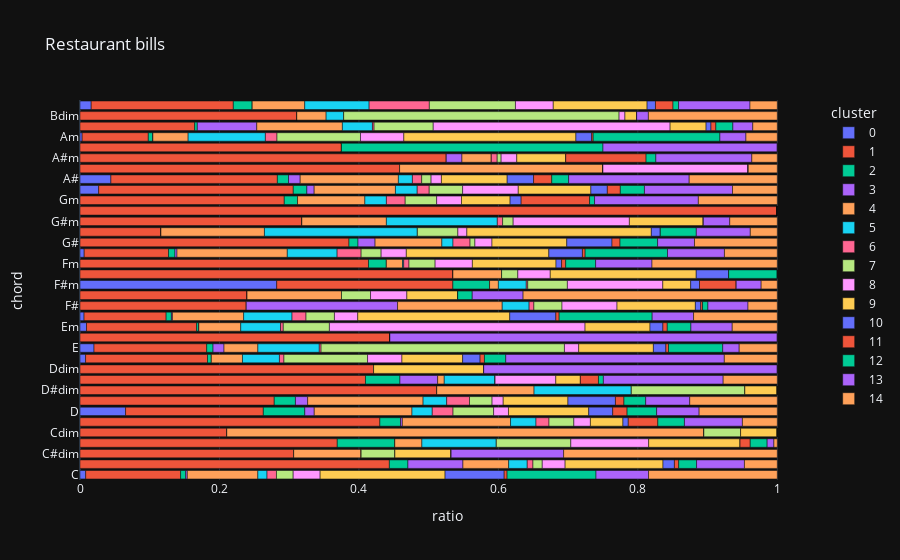

The code cell stored with this chart in its notebook:
### Code cell
clusterChordsRatio['cluster'] = clusterChordsRatio['cluster'].astype(str)
fig = px.bar(clusterChordsRatio, x="ratio", y="chord", color='cluster', orientation='h',
             height=800,
             template='plotly_dark',
             title='Restaurant bills')
fig.show()

### Figure 1 — Plotly figure (JSON) as saved in the notebook; plotly's stock layout.template omitted (floating-point values rounded to 4 significant figures)
{"data": [{"alignmentgroup": "True", "hovertemplate": "cluster=0<br>ratio=%{x}<br>chord=%{y}<extra></extra>", "legendgroup": "0", "marker": {"color": "#636efa", "pattern": {"shape": ""}}, "name": "0", "offsetgroup": "0", "orientation": "h", "showlegend": true, "textposition": "auto", "type": "bar", "x": [0.008175, 0, 0, 0, 0, 0, 0.06537, 0, 0, 0, 0, 0.008012, 0.02011, 0, 0.009346, 0.005816, 0, 0, 0.2821, 0, 0, 0.005993, 0, 0, 0, 0, 0, 0.02679, 0.04433, 0, 0, 0, 0.003086, 0, 0, 0.01606], "xaxis": "x", "y": ["C", "C#", "C#dim", "C#m", "Cdim", "Cm", "D", "D#", "D#dim", "D#m", "Ddim", "Dm", "E", "Edim", "Em", "F", "F#", "F#dim", "F#m", "Fdim", "Fm", "G", "G#", "G#dim", "G#m", "Gdim", "Gm", "A", "A#", "A#dim", "A#m", "Adim", "Am", "B", "Bdim", "Bm"], "yaxis": "y"}, {"alignmentgroup": "True", "hovertemplate": "cluster=1<br>ratio=%{x}<br>chord=%{y}<extra></extra>", "legendgroup": "1", "marker": {"color": "#EF553B", "pattern": {"shape": ""}}, "name": "1", "offsetgroup": "1", "orientation": "h", "showlegend": true, "textposition": "auto", "type": "bar", "x": [0.1361, 0.4436, 0.3065, 0.3689, 0.2105, 0.43, 0.1975, 0.2785, 0.5116, 0.4094, 0.4211, 0.1748, 0.1616, 0.4444, 0.1579, 0.1177, 0.2384, 0.2396, 0.2526, 0.5349, 0.4137, 0.121, 0.3857, 0.1161, 0.3182, 1, 0.293, 0.279, 0.2387, 0.4583, 0.5253, 0.375, 0.09486, 0.1645, 0.3109, 0.2038], "xaxis": "x", "y": ["C", "C#", "C#dim", "C#m", "Cdim", "Cm", "D", "D#", "D#dim", "D#m", "Ddim", "Dm", "E", "Edim", "Em", "F", "F#", "F#dim", "F#m", "Fdim", "Fm", "G", "G#", "G#dim", "G#m", "Gdim", "Gm", "A", "A#", "A#dim", "A#m", "Adim", "Am", "B", "Bdim", "Bm"], "yaxis": "y"}, {"alignmentgroup": "True", "hovertemplate": "cluster=2<br>ratio=%{x}<br>chord=%{y}<extra></extra>", "legendgroup": "2", "marker": {"color": "#00cc96", "pattern": {"shape": ""}}, "name": "2", "offsetgroup": "2", "orientation": "h", "showlegend": true, "textposition": "auto", "type": "bar", "x": [0.007352, 0.02664, 0, 0.08252, 0, 0.02969, 0.05948, 0.03044, 0, 0.04941, 0, 0.005521, 0.009085, 0, 0.002742, 0.007606, 0, 0, 0.05263, 0, 0.02567, 0.009202, 0.01297, 0, 0, 0, 0.019, 0.01951, 0.01603, 0, 0, 0, 0.006452, 0.003749, 0, 0.02711], "xaxis": "x", "y": ["C", "C#", "C#dim", "C#m", "Cdim", "Cm", "D", "D#", "D#dim", "D#m", "Ddim", "Dm", "E", "Edim", "Em", "F", "F#", "F#dim", "F#m", "Fdim", "Fm", "G", "G#", "G#dim", "G#m", "Gdim", "Gm", "A", "A#", "A#dim", "A#m", "Adim", "Am", "B", "Bdim", "Bm"], "yaxis": "y"}, {"alignmentgroup": "True", "hovertemplate": "cluster=3<br>ratio=%{x}<br>chord=%{y}<extra></extra>", "legendgroup": "3", "marker": {"color": "#ab63fa", "pattern": {"shape": ""}}, "name": "3", "offsetgroup": "3", "orientation": "h", "showlegend": true, "textposition": "auto", "type": "bar", "x": [0.002275, 0.07889, 0, 0, 0, 0.002545, 0.01355, 0.0175, 0, 0.05412, 0, 0, 0.01575, 0, 0.0003918, 0.001438, 0.217, 0, 0, 0, 0, 0.002892, 0.02445, 0, 0, 0, 0, 0.01047, 0.01671, 0, 0.02247, 0, 0.0001772, 0.08529, 0, 0], "xaxis": "x", "y": ["C", "C#", "C#dim", "C#m", "Cdim", "Cm", "D", "D#", "D#dim", "D#m", "Ddim", "Dm", "E", "Edim", "Em", "F", "F#", "F#dim", "F#m", "Fdim", "Fm", "G", "G#", "G#dim", "G#m", "Gdim", "Gm", "A", "A#", "A#dim", "A#m", "Adim", "Am", "B", "Bdim", "Bm"], "yaxis": "y"}, {"alignmentgroup": "True", "hovertemplate": "cluster=4<br>ratio=%{x}<br>chord=%{y}<extra></extra>", "legendgroup": "4", "marker": {"color": "#FFA15A", "pattern": {"shape": ""}}, "name": "4", "offsetgroup": "4", "orientation": "h", "showlegend": true, "textposition": "auto", "type": "bar", "x": [0.1012, 0.06557, 0.09677, 0.03883, 0.6842, 0.1552, 0.1402, 0.1655, 0.1395, 0.009412, 0, 0.04464, 0.04858, 0, 0.06011, 0.1021, 0.1501, 0.1354, 0.01263, 0.06977, 0.02315, 0.1582, 0.09581, 0.1484, 0.1212, 0, 0.0966, 0.1166, 0.1408, 0.2917, 0.04213, 0, 0.05051, 0.1228, 0.04202, 0.0753], "xaxis": "x", "y": ["C", "C#", "C#dim", "C#m", "Cdim", "Cm", "D", "D#", "D#dim", "D#m", "Ddim", "Dm", "E", "Edim", "Em", "F", "F#", "F#dim", "F#m", "Fdim", "Fm", "G", "G#", "G#dim", "G#m", "Gdim", "Gm", "A", "A#", "A#dim", "A#m", "Adim", "Am", "B", "Bdim", "Bm"], "yaxis": "y"}, {"alignmentgroup": "True", "hovertemplate": "cluster=5<br>ratio=%{x}<br>chord=%{y}<extra></extra>", "legendgroup": "5", "marker": {"color": "#19d3f3", "pattern": {"shape": ""}}, "name": "5", "offsetgroup": "5", "orientation": "h", "showlegend": true, "textposition": "auto", "type": "bar", "x": [0.01318, 0.02664, 0, 0.1068, 0, 0.03647, 0.02909, 0.03387, 0.1395, 0.07294, 0, 0.05302, 0.08807, 0, 0.05709, 0.06938, 0.03859, 0, 0.04, 0, 0.001684, 0.07141, 0.01597, 0.2194, 0.1591, 0, 0.03088, 0.03122, 0.02012, 0, 0, 0, 0.1108, 0.04311, 0.02521, 0.09237], "xaxis": "x", "y": ["C", "C#", "C#dim", "C#m", "Cdim", "Cm", "D", "D#", "D#dim", "D#m", "Ddim", "Dm", "E", "Edim", "Em", "F", "F#", "F#dim", "F#m", "Fdim", "Fm", "G", "G#", "G#dim", "G#m", "Gdim", "Gm", "A", "A#", "A#dim", "A#m", "Adim", "Am", "B", "Bdim", "Bm"], "yaxis": "y"}, {"alignmentgroup": "True", "hovertemplate": "cluster=6<br>ratio=%{x}<br>chord=%{y}<extra></extra>", "legendgroup": "6", "marker": {"color": "#FF6692", "pattern": {"shape": ""}}, "name": "6", "offsetgroup": "6", "orientation": "h", "showlegend": true, "textposition": "auto", "type": "bar", "x": [0.01354, 0.008197, 0, 0, 0, 0.01866, 0.0298, 0.03272, 0, 0, 0, 0.006463, 0.002544, 0, 0.003918, 0.02009, 0.006861, 0, 0.002105, 0, 0.007576, 0.03443, 0.02445, 0, 0.007576, 0, 0.02692, 0.01721, 0.0133, 0, 0.008427, 0, 0.01664, 0.002343, 0, 0.08635], "xaxis": "x", "y": ["C", "C#", "C#dim", "C#m", "Cdim", "Cm", "D", "D#", "D#dim", "D#m", "Ddim", "Dm", "E", "Edim", "Em", "F", "F#", "F#dim", "F#m", "Fdim", "Fm", "G", "G#", "G#dim", "G#m", "Gdim", "Gm", "A", "A#", "A#dim", "A#m", "Adim", "Am", "B", "Bdim", "Bm"], "yaxis": "y"}, {"alignmentgroup": "True", "hovertemplate": "cluster=7<br>ratio=%{x}<br>chord=%{y}<extra></extra>", "legendgroup": "7", "marker": {"color": "#B6E880", "pattern": {"shape": ""}}, "name": "7", "offsetgroup": "7", "orientation": "h", "showlegend": true, "textposition": "auto", "type": "bar", "x": [0.02395, 0.01332, 0.04839, 0.1068, 0.05263, 0.03562, 0.05819, 0.03234, 0.1628, 0, 0, 0.1199, 0.349, 0, 0.06615, 0.04074, 0.04031, 0.04167, 0.05684, 0.02326, 0.03746, 0.0287, 0.006986, 0.05806, 0.01515, 0, 0.04513, 0.0479, 0.01347, 0, 0.005618, 0, 0.1197, 0.08482, 0.395, 0.1235], "xaxis": "x", "y": ["C", "C#", "C#dim", "C#m", "Cdim", "Cm", "D", "D#", "D#dim", "D#m", "Ddim", "Dm", "E", "Edim", "Em", "F", "F#", "F#dim", "F#m", "Fdim", "Fm", "G", "G#", "G#dim", "G#m", "Gdim", "Gm", "A", "A#", "A#dim", "A#m", "Adim", "Am", "B", "Bdim", "Bm"], "yaxis": "y"}, {"alignmentgroup": "True", "hovertemplate": "cluster=8<br>ratio=%{x}<br>chord=%{y}<extra></extra>", "legendgroup": "8", "marker": {"color": "#FF97FF", "pattern": {"shape": ""}}, "name": "8", "offsetgroup": "8", "orientation": "h", "showlegend": true, "textposition": "auto", "type": "bar", "x": [0.03867, 0.03279, 0, 0.1117, 0, 0.02375, 0.02132, 0.01598, 0, 0.08706, 0, 0.04932, 0.02047, 0, 0.3666, 0.03344, 0.0789, 0.05208, 0.1368, 0.04651, 0.05345, 0.03614, 0.02445, 0.0129, 0.1667, 0, 0.03563, 0.07983, 0.01483, 0.2083, 0.02247, 0, 0.06216, 0.3397, 0.008403, 0.05422], "xaxis": "x", "y": ["C", "C#", "C#dim", "C#m", "Cdim", "Cm", "D", "D#", "D#dim", "D#m", "Ddim", "Dm", "E", "Edim", "Em", "F", "F#", "F#dim", "F#m", "Fdim", "Fm", "G", "G#", "G#dim", "G#m", "Gdim", "Gm", "A", "A#", "A#dim", "A#m", "Adim", "Am", "B", "Bdim", "Bm"], "yaxis": "y"}, {"alignmentgroup": "True", "hovertemplate": "cluster=9<br>ratio=%{x}<br>chord=%{y}<extra></extra>", "legendgroup": "9", "marker": {"color": "#FECB52", "pattern": {"shape": ""}}, "name": "9", "offsetgroup": "9", "orientation": "h", "showlegend": true, "textposition": "auto", "type": "bar", "x": [0.1792, 0.1404, 0.08065, 0.1311, 0.05263, 0.04665, 0.1151, 0.09285, 0.04651, 0.03529, 0.1579, 0.08702, 0.1071, 0, 0.09313, 0.218, 0.1123, 0.07292, 0.04, 0.2093, 0.1199, 0.2044, 0.1073, 0.2645, 0.1061, 0, 0.06968, 0.1041, 0.09429, 0, 0.07022, 0, 0.2468, 0.05155, 0.01681, 0.1345], "xaxis": "x", "y": ["C", "C#", "C#dim", "C#m", "Cdim", "Cm", "D", "D#", "D#dim", "D#m", "Ddim", "Dm", "E", "Edim", "Em", "F", "F#", "F#dim", "F#m", "Fdim", "Fm", "G", "G#", "G#dim", "G#m", "Gdim", "Gm", "A", "A#", "A#dim", "A#m", "Adim", "Am", "B", "Bdim", "Bm"], "yaxis": "y"}, {"alignmentgroup": "True", "hovertemplate": "cluster=10<br>ratio=%{x}<br>chord=%{y}<extra></extra>", "legendgroup": "10", "marker": {"color": "#636efa", "pattern": {"shape": ""}}, "name": "10", "offsetgroup": "10", "orientation": "h", "showlegend": true, "textposition": "auto", "type": "bar", "x": [0.08473, 0.01639, 0, 0, 0, 0.007634, 0.03439, 0.06811, 0, 0, 0, 0.02505, 0.01793, 0, 0.01852, 0.06612, 0.007719, 0, 0.01263, 0.04651, 0.007997, 0.04819, 0.06487, 0.0129, 0, 0, 0.01584, 0.02359, 0.03785, 0, 0, 0, 0.0226, 0.007029, 0, 0.01205], "xaxis": "x", "y": ["C", "C#", "C#dim", "C#m", "Cdim", "Cm", "D", "D#", "D#dim", "D#m", "Ddim", "Dm", "E", "Edim", "Em", "F", "F#", "F#dim", "F#m", "Fdim", "Fm", "G", "G#", "G#dim", "G#m", "Gdim", "Gm", "A", "A#", "A#dim", "A#m", "Adim", "Am", "B", "Bdim", "Bm"], "yaxis": "y"}, {"alignmentgroup": "True", "hovertemplate": "cluster=11<br>ratio=%{x}<br>chord=%{y}<extra></extra>", "legendgroup": "11", "marker": {"color": "#EF553B", "pattern": {"shape": ""}}, "name": "11", "offsetgroup": "11", "orientation": "h", "showlegend": true, "textposition": "auto", "type": "bar", "x": [0.004199, 0.006148, 0, 0.01456, 0, 0.04241, 0.02061, 0.01218, 0, 0.02588, 0, 0.006261, 0.003755, 0, 0.006212, 0.004708, 0.002573, 0, 0.05263, 0, 0.005892, 0.003883, 0.01148, 0, 0, 0, 0.09818, 0.01863, 0.02609, 0, 0.1152, 0, 0.002141, 0.007029, 0, 0.0251], "xaxis": "x", "y": ["C", "C#", "C#dim", "C#m", "Cdim", "Cm", "D", "D#", "D#dim", "D#m", "Ddim", "Dm", "E", "Edim", "Em", "F", "F#", "F#dim", "F#m", "Fdim", "Fm", "G", "G#", "G#dim", "G#m", "Gdim", "Gm", "A", "A#", "A#dim", "A#m", "Adim", "Am", "B", "Bdim", "Bm"], "yaxis": "y"}, {"alignmentgroup": "True", "hovertemplate": "cluster=12<br>ratio=%{x}<br>chord=%{y}<extra></extra>", "legendgroup": "12", "marker": {"color": "#00cc96", "pattern": {"shape": ""}}, "name": "12", "offsetgroup": "12", "orientation": "h", "showlegend": true, "textposition": "auto", "type": "bar", "x": [0.1275, 0.02561, 0, 0.02427, 0, 0.03817, 0.0424, 0.0312, 0, 0.007059, 0, 0.0306, 0.07777, 0, 0.03397, 0.1334, 0.007719, 0.02083, 0, 0.06977, 0.04293, 0.1181, 0.05389, 0.05161, 0, 0, 0.007126, 0.03459, 0.02421, 0, 0.01404, 0.375, 0.1818, 0.02437, 0, 0.008032], "xaxis": "x", "y": ["C", "C#", "C#dim", "C#m", "Cdim", "Cm", "D", "D#", "D#dim", "D#m", "Ddim", "Dm", "E", "Edim", "Em", "F", "F#", "F#dim", "F#m", "Fdim", "Fm", "G", "G#", "G#dim", "G#m", "Gdim", "Gm", "A", "A#", "A#dim", "A#m", "Adim", "Am", "B", "Bdim", "Bm"], "yaxis": "y"}, {"alignmentgroup": "True", "hovertemplate": "cluster=13<br>ratio=%{x}<br>chord=%{y}<extra></extra>", "legendgroup": "13", "marker": {"color": "#ab63fa", "pattern": {"shape": ""}}, "name": "13", "offsetgroup": "13", "orientation": "h", "showlegend": true, "textposition": "auto", "type": "bar", "x": [0.07535, 0.06865, 0.1613, 0.009709, 0, 0.08312, 0.0609, 0.06317, 0, 0.1718, 0.4211, 0.3134, 0.02362, 0.5556, 0.05921, 0.05938, 0.05746, 0.07292, 0.03579, 0, 0.08081, 0.08167, 0.05289, 0.07742, 0.03788, 0, 0.1489, 0.1263, 0.1729, 0, 0.1376, 0.25, 0.03734, 0.02858, 0.01681, 0.1024], "xaxis": "x", "y": ["C", "C#", "C#dim", "C#m", "Cdim", "Cm", "D", "D#", "D#dim", "D#m", "Ddim", "Dm", "E", "Edim", "Em", "F", "F#", "F#dim", "F#m", "Fdim", "Fm", "G", "G#", "G#dim", "G#m", "Gdim", "Gm", "A", "A#", "A#dim", "A#m", "Adim", "Am", "B", "Bdim", "Bm"], "yaxis": "y"}, {"alignmentgroup": "True", "hovertemplate": "cluster=14<br>ratio=%{x}<br>chord=%{y}<extra></extra>", "legendgroup": "14", "marker": {"color": "#FFA15A", "pattern": {"shape": ""}}, "name": "14", "offsetgroup": "14", "orientation": "h", "showlegend": true, "textposition": "auto", "type": "bar", "x": [0.1846, 0.04713, 0.3065, 0.004854, 0, 0.05004, 0.1121, 0.1256, 0, 0.07765, 0, 0.07598, 0.05463, 0, 0.06464, 0.1201, 0.04202, 0.3646, 0.02316, 0, 0.1797, 0.0758, 0.1188, 0.03871, 0.06818, 0, 0.1132, 0.06422, 0.1263, 0.04167, 0.03652, 0, 0.04496, 0.03515, 0.1849, 0.03916], "xaxis": "x", "y": ["C", "C#", "C#dim", "C#m", "Cdim", "Cm", "D", "D#", "D#dim", "D#m", "Ddim", "Dm", "E", "Edim", "Em", "F", "F#", "F#dim", "F#m", "Fdim", "Fm", "G", "G#", "G#dim", "G#m", "Gdim", "Gm", "A", "A#", "A#dim", "A#m", "Adim", "Am", "B", "Bdim", "Bm"], "yaxis": "y"}], "layout": {"autosize": true, "barmode": "relative", "legend": {"title": {"text": "cluster"}, "tracegroupgap": 0}, "title": {"text": "Restaurant bills"}, "xaxis": {"anchor": "y", "autorange": true, "domain": [0, 1], "range": [0, 1.053], "title": {"text": "ratio"}, "type": "linear"}, "yaxis": {"anchor": "x", "autorange": true, "domain": [0, 1], "range": [-0.5, 35.5], "title": {"text": "chord"}, "type": "category"}}}
